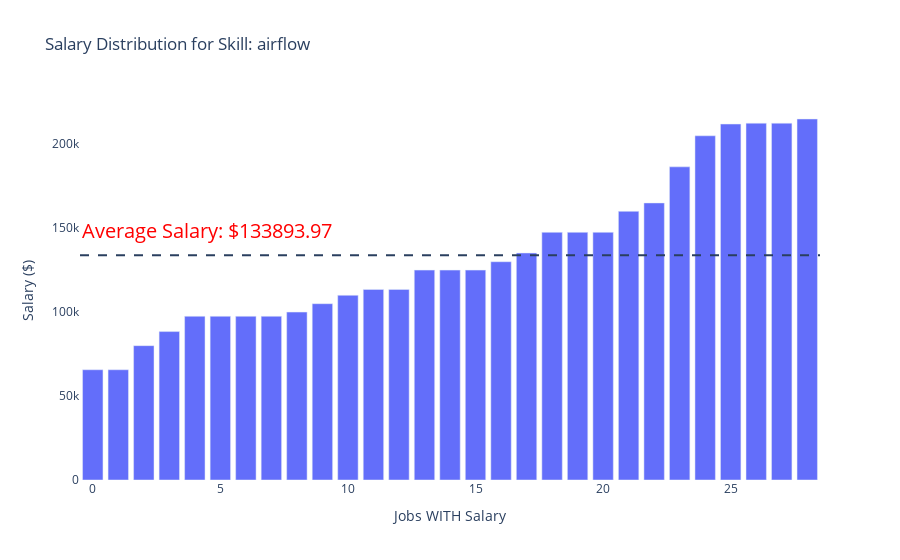

This figure's notebook cell:
### Code cell
from IPython.display import clear_output

def interactive_skill_salary(skill):
    clear_output(wait=True)
    if skill is None:  # Don't plot if skill_list is None
        return None
    # Filter the dataframe for jobs that mention the selected skill and have a salary
    skill_df = jobs_df_cleaned[jobs_df_cleaned['description_tokens'].apply(lambda x: skill in x) & jobs_df_cleaned['avg_salary'].notna()].sort_values(by='avg_salary')

    # Reset the index
    skill_df = skill_df.reset_index(drop=True)

    total_df = jobs_df_cleaned[jobs_df_cleaned['description_tokens'].apply(lambda x: skill in x)]
    
    # Calculate the average salary for the selected skill
    avg_salary = skill_df['avg_salary'].mean()

    # Create a bar plot
    fig = px.bar(skill_df, x=skill_df.index, y='avg_salary', 
                 hover_data=['avg_salary', 'description_tokens', 'company_name'],  # Include 'company_name' in the hover data
                 labels={'avg_salary':'Salary ($)', 'index':'Jobs WITH Salary'},
                 title=f'Salary Distribution for Skill: {skill}')

    # Format hover data
    fig.update_traces(hovertemplate=
                      "<b>%{customdata[1]}</b><br><br>" +
                      "<b>Avg Salary:</b> %{y:$,.2f}<br>" +
                      "<b>Skills:</b> %{customdata[0]}<br>" +
                      "<extra></extra>"
                     )

    # Add a line for the average salary
    fig.add_shape(
        type='line',
        line=dict(dash='dash'),
        y0=avg_salary,
        y1=avg_salary,
        x0=0,
        x1=1,
        xref='paper',
        yref='y'
    )

    # Add a text label for the average salary
    fig.add_annotation(
        y=avg_salary + 15000,
        x=0,
        xref='paper',
        yref='y',
        text=f'Average Salary: ${avg_salary:.2f}',
        showarrow=False,
        font=dict(size= 20, color='red')
    )

    # Update layout
    fig.update_layout(
        autosize=True,
        hovermode='closest',
        showlegend=False,
        plot_bgcolor='white',
        yaxis=dict(title='Salary ($)'),
        xaxis=dict(title='Jobs WITH Salary')
    )

    fig.show()
# Get the top skills sorted alphabetically
sorted_skills = sorted(top_skills_df['skill'].unique())

# Interactive dropdown widget
skill_selector = widgets.Dropdown(
    options=sorted_skills,
    description='Skill:'
)

# Display the widget
widgets.interactive(interactive_skill_salary, skill=skill_selector)

### Figure 1 — Plotly figure (JSON) as saved in the notebook; plotly's stock layout.template omitted (floating-point values rounded to 4 significant figures)
{"data": [{"alignmentgroup": "True", "customdata": [[["excel", "airflow", "snowflake", "postgresql", "docker"], "Renaissance"], [["excel", "airflow", "snowflake", "postgresql", "docker"], "Renaissance"], [["linux/unix", "ggplot2", "airflow", "gcp", "redshift", "aws", "predictive", "matplotlib", "python", "snowflake", "sql", "tableau", "postgresql", "docker", "bigquery"], "Motionworks International"], [["sap", "sql", "airflow", "python", "snowflake", "alteryx"], "Rangam Consultants Inc."], [["s3", "linux", "airflow", "pyspark", "shell", "pandas", "redshift", "aws", "git", "go", "python", "sas", "ec2", "sql", "github", "postgresql", "ssis", "docker"], "Validate Health"], [["s3", "linux", "airflow", "pyspark", "shell", "pandas", "redshift", "aws", "git", "go", "python", "sas", "ec2", "sql", "github", "postgresql", "ssis", "docker"], "Validate Health"], [["s3", "linux", "airflow", "pyspark", "shell", "pandas", "redshift", "aws", "git", "go", "python", "sas", "ec2", "sql", "github", "postgresql", "ssis", "docker"], "Validate Health"], [["s3", "linux", "airflow", "pyspark", "shell", "pandas", "redshift", "aws", "git", "go", "python", "sas", "ec2", "sql", "github", "postgresql", "ssis", "docker"], "Validate Health"], [["none", "airflow", "pyspark", "gcp", "power_bi", "nosql", "sql", "looker"], "Walmart"], [["aws", "t-sql", "sql", "airflow", "powershell", "python", "ssis", "ssrs"], "Realtime Recruitment"], [["aws", "azure", "java", "ec2", "c++", "sql", "hadoop", "airflow", "gcp", "python", "nosql", "scala", "redshift", "postgres"], "TekStream Solutions"], [["airflow", "redshift", "azure", "python", "snowflake", "sql", "tableau", "looker", "bigquery"], "Restaurant365"], [["airflow", "redshift", "azure", "python", "snowflake", "sql", "tableau", "looker", "bigquery"], "Restaurant365"], [["airflow", "shell", "redshift", "python", "sql", "bigquery"], "Wellth"], [["amazon", "airflow", "bash", "r", "python", "sql", "postgresql", "looker", "bigquery"], "hims & hers"], [["airflow", "shell", "redshift", "python", "sql", "bigquery"], "Wellth"], [["aws", "airflow", "python", "golang"], "Lawrence Harvey"], [["aws", "sql", "airflow", "power_bi"], "Steneral Consulting"], [["aws", "sql", "airflow", "python", "crystal", "splunk"], "Dark Wolf Solutions"], [["aws", "sql", "airflow", "python", "crystal", "splunk"], "Dark Wolf Solutions"], [["s3", "airflow", "redshift", "aws", "hadoop", "python", "snowflake", "sql", "bigquery"], "Redox"], [["s3", "amazon", "airflow", "alteryx", "redshift", "aws", "java", "r", "mongodb", "go", "python", "nosql", "typescript", "snowflake", "sql", "tableau", "c++", "postgresql", "looker", "bigquery"], "Esusu"], [["airflow", "redshift", "git", "python", "snowflake", "sql", "tableau", "looker", "bigquery"], "Vouch Insurance"], [["airflow", "r", "predictive", "python", "sql", "tableau"], "Airbnb"], [["airflow", "python", "snowflake", "sql", "tableau"], "SoFi"], [["airflow", "redshift", "aws", "r", "python", "looker"], "Carta"], [["airflow", "r", "hadoop", "python", "sql"], "Airbnb"], [["airflow", "r", "hadoop", "python", "sql"], "Airbnb"], [["airflow", "pytorch", "python", "tensorflow", "sql"], "Airbnb"]], "hovertemplate": "<b>%{customdata[1]}</b><br><br><b>Avg Salary:</b> %{y:$,.2f}<br><b>Skills:</b> %{customdata[0]}<br><extra></extra>", "legendgroup": "", "marker": {"color": "#636efa", "pattern": {"shape": ""}}, "name": "", "offsetgroup": "", "orientation": "v", "showlegend": false, "textposition": "auto", "type": "bar", "x": [0, 1, 2, 3, 4, 5, 6, 7, 8, 9, 10, 11, 12, 13, 14, 15, 16, 17, 18, 19, 20, 21, 22, 23, 24, 25, 26, 27, 28], "xaxis": "x", "y": [65660.0, 65660.0, 80000, 88400, 97500, 97500, 97500, 97500, 100000, 105000, 110000, 113500, 113500, 125000, 125000, 125000, 130000, 135200, 147500, 147500, 147500, 160000, 165000, 186500, 205000, 212000, 212500, 212500, 215000], "yaxis": "y"}], "layout": {"annotations": [{"font": {"color": "red", "size": 20}, "showarrow": false, "text": "Average Salary: $133893.97", "x": 0, "xref": "paper", "y": 148900.0, "yref": "y"}], "autosize": true, "barmode": "relative", "hovermode": "closest", "legend": {"tracegroupgap": 0}, "plot_bgcolor": "white", "shapes": [{"line": {"dash": "dash"}, "type": "line", "x0": 0, "x1": 1, "xref": "paper", "y0": 133900.0, "y1": 133900.0, "yref": "y"}], "showlegend": false, "title": {"text": "Salary Distribution for Skill: airflow"}, "xaxis": {"anchor": "y", "domain": [0, 1], "title": {"text": "Jobs WITH Salary"}}, "yaxis": {"anchor": "x", "domain": [0, 1], "title": {"text": "Salary ($)"}}}}
